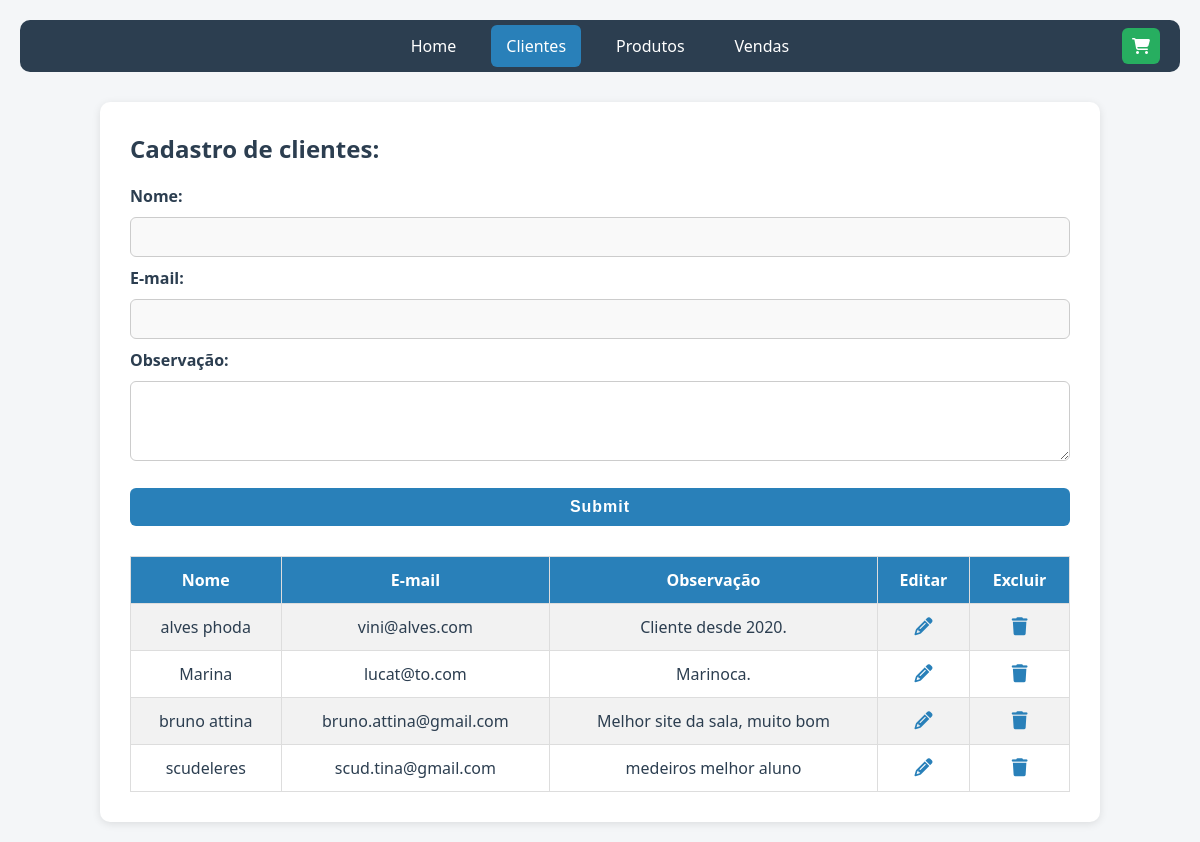
The page /Clientes/clientes.php on the database its author committed.
### tables this page shows
CREATE TABLE `clientes` (
  `id` int(11) NOT NULL,
  `nome` varchar(255) DEFAULT NULL,
  `email` varchar(255) DEFAULT NULL,
  `observacao` varchar(1000) NOT NULL
);

### Clientes/clientes.php (the view, shortened to what this page needs)
<!DOCTYPE html>
<html lang="en">
<head>
    <link rel="stylesheet" href="./assetsClientes/csscliente/styleCliente.css">
</head>
<body>
    <div class="menu">
        <ul class="ei">
            <li><a href="../index.php" class="meumenu" title="Home">Home</a></li>
            <li><a href="./clientes.php" class="meumenu meumenu-active" title="Clientes">Clientes</a></li>
            <li><a href="../produtos.php" class="meumenu" title="Produtos">Produtos</a></li>
            <li><a href="../Vendas/vendas.php" class="meumenu" title="Vendas">Vendas</a></li>
            <form action="../Vendas/vendaHistorico.php">
                <button type="submit" style="display: flex; align-items: center; gap: 5px; padding: 10px;">
                    <i class="fas fa-shopping-cart"></i>
                </button>
            </form>
        </ul>
    </div>
    <div class="container">
        <div class="formulario">
            <h1>Cadastro de clientes:</h1>
            <form action="insertionCliente.php" method="POST" name="formulario" onsubmit="return validarDadosCliente()">
                <label for="nome">Nome:</label>
                <input type="text" name="nome" id="nome">
                <label for="email">E-mail:</label>
                <input type="text" name="email" id="email">
                <label for="observacao">Observação:</label>
                <textarea name="observacao" id="observacao" rows="4" cols="100"></textarea>
                <input type="submit">
            </form>
        </div>
        <table id="clientes">
            <tr>
                <th>Nome</th>
                <th>E-mail</th>
                <th>Observação</th>
                <th>Editar</th>
                <th>Excluir</th>
        <?php
            include 'conexaoCliente.php';
            $dados = $db->query("SELECT * FROM clientes");
            $todos = $dados->fetchAll(PDO::FETCH_ASSOC);
            foreach($todos as $linha){
                $idCliente = $linha['id'];
                $nomeCliente = $linha['nome'];
                $emailCliente = $linha['email'];
                $observacaoCliente = $linha['observacao'];
                echo "
                    <tr>
                        <td>$nomeCliente</td>
                        <td>$emailCliente</td>
                        <td>$observacaoCliente</td>
                        <td><a class='link-alteracao' href='updateCliente.php?id=$idCliente'><i class='fa-solid fa-pencil'></i></a></td>
                        <td><a class='link-alteracao' href='deleteCliente.php?id=$idCliente'><i class='fa-solid fa-trash'></i></a></td>
                    </tr>
                ";
            }
        ?>
        </table>
    </div>
</body>
</html>

### Clientes/assetsClientes/csscliente/styleCliente.css (style rules this page uses)
* { margin: 0; padding: 0; box-sizing: border-box; }
body { font-family: 'Segoe UI', Tahoma, Geneva, Verdana, sans-serif; background-color: #f4f6f8; color: #2c3e50; padding: 20px; }
.menu { background-color: #2c3e50; padding: 15px 20px; border-radius: 10px; display: flex; justify-content: center; align-items: center; flex-wrap: wrap; margin-bottom: 30px; position: relative; }
ul.ei { list-style: none; display: flex; gap: 20px; align-items: center; flex-wrap: wrap; margin: 0 auto; padding: 0; }
ul.ei li { display: inline-block; }
.meumenu { text-decoration: none; color: white; background-color: transparent; padding: 10px 15px; border-radius: 6px; transition: background-color 0.3s ease; }
.meumenu:hover, .meumenu-active { background-color: #2980b9; }
.ei form { position: absolute; right: 20px; top: 50%; transform: translateY(-50%); }
.ei form button { background-color: #27ae60; color: white; border: none; padding: 10px 12px; border-radius: 6px; font-size: 16px; cursor: pointer; transition: background-color 0.3s ease; display: flex; align-items: center; gap: 5px; }
.container { background-color: white; padding: 30px; border-radius: 10px; box-shadow: 0 2px 8px rgba(0,0,0,0.1); max-width: 1000px; margin: 0 auto; }
.formulario { margin-bottom: 30px; }
.formulario h1 { font-size: 24px; margin-bottom: 20px; color: #2c3e50; }
.formulario label { display: block; margin-top: 10px; font-weight: bold; color: #2c3e50; }
.formulario input[type="text"], .formulario textarea, .formulario input[type="submit"] { width: 100%; padding: 10px; margin-top: 5px; border: 1px solid #ccc; border-radius: 6px; font-size: 16px; }
.formulario textarea { resize: vertical; }
.formulario input[type="submit"] { background-color: #2980b9; color: white; border: none; margin-top: 20px; cursor: pointer; transition: background-color 0.3s ease; }
table#clientes { width: 100%; border-collapse: collapse; margin-top: 5px; }
#clientes th, #clientes td { padding: 12px; border: 1px solid #ddd; text-align: center; }
#clientes th { background-color: #2980b9; color: white; }
#clientes tr:nth-child(even) { background-color: #f2f2f2; }
.link-alteracao i { color: #2980b9; font-size: 18px; transition: color 0.3s ease; }
.formulario form input[type="text"] { background-color: #f9f9f9; border: 1px solid #ccc; transition: border 0.3s, box-shadow 0.3s; }
#observacao { height: 80px; }
.formulario form { margin-top: 20px; }
.formulario label { margin-bottom: 5px; }
input[type="submit"] { font-weight: bold; letter-spacing: 1px; }

### rows shown on the page
clientes: nome "alves phoda", email "vini@alves.com", observacao "Cliente desde 2020."
clientes: nome "Marina", email "lucat@to.com", observacao "Marinoca."
clientes: nome "bruno attina", email "bruno.attina@gmail.com", observacao "Melhor site da sala, muito bom"
clientes: nome "scudeleres", email "scud.tina@gmail.com", observacao "medeiros melhor aluno"
